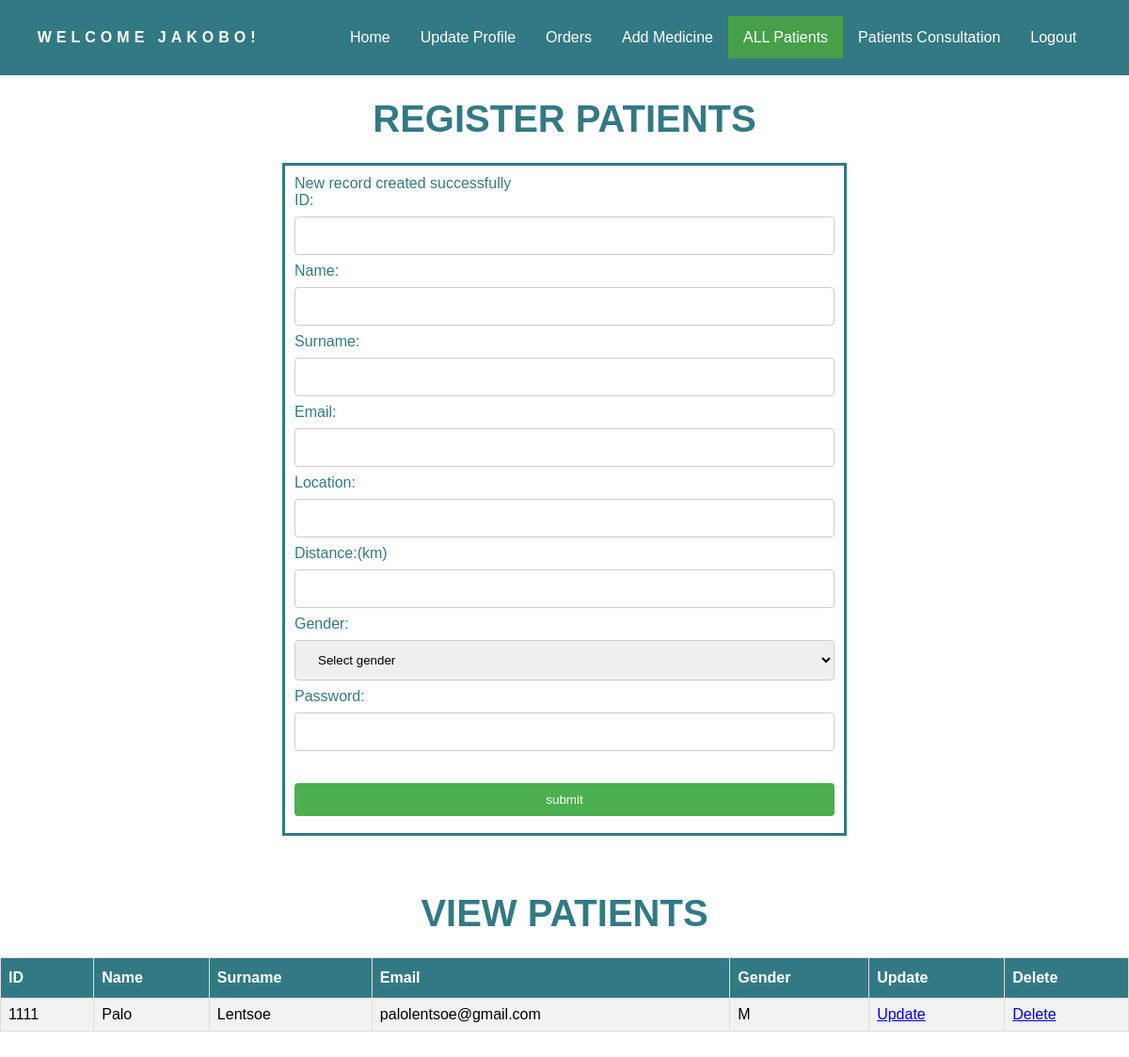
Screenshot of /pharmacist/view_patients.php (signed in) with the database file from the repository.
### tables this page shows
CREATE TABLE `patients` (
  `patient_id` int(11) NOT NULL,
  `name` varchar(30) NOT NULL,
  `surname` varchar(30) NOT NULL,
  `gender` varchar(30) NOT NULL,
  `email` varchar(30) NOT NULL,
  `password` varchar(50) NOT NULL
);

### pharmacist/view_patients.php (the view, shortened to what this page needs)
<!DOCTYPE html>
<html>
  <head>
    <link rel="stylesheet" href="../css/style.css" />
  </head>
  <body>
    <nav>
      <div class="heading">
        <h4>Welcome <?php echo $_SESSION['name']; ?>! </h4>
      </div>
      <ul class="nav-links">
        <li><a href="index.php">Home</a></li>
        <li><a href="update_pharmacist.php">Update Profile</a></li>
        <li><a href="Orders.php">Orders</a></li>
        <li><a href="medicine_reg.php">Add Medicine</a></li>
        <li><a class="active" href="view_patients.php">ALL Patients</a></li>
        <li><a href="medical_history.php">Patients Consultation</a></li>
        <li> <a href="logout.php">Logout</a></li>
      </ul>
    </nav>
    <div class="header">
            <h1>REGISTER PATIENTS</h1>
        </div>
      <div class="first-box">
	<form action="view_patients.php" method="POST">
        	 <?php
		include_once("conn.php");
		$valid = true;
		if(empty($_POST['patient_id'])) {
			$valid = true;
		} else {
			$patient_id = $_POST['patient_id'];
		}
		if(empty($_POST['name'])) {
			$valid = true;
		} else {
			$name = $_POST['name'];
		}
		if(empty($_POST['surname'])) {
			$valid = true;
		} else {
			$surname = $_POST['surname'];
		}
		if(empty($_POST['email'])) {
			$valid = true;
		} else {
			$email = $_POST['email'];
		}
		if(empty($_POST['place'])) {
			$valid = true;
		} else {
			$place = $_POST['place'];
		}
        if(empty($_POST['distance'])) {
            $valid = true;
        } else {
            $distance = $_POST['distance'];
        }
        if(empty($_POST['gender'])) {
            $valid = true;
        } else {
            $gender = $_POST['gender'];
        }
        if(empty($_POST['password'])) {
            $valid = true;
        } else {
        $password = $_POST['password'];
        }
if ($valid) {
    $stmt = $conn->prepare("INSERT INTO patients (patient_id, name, surname, email, gender, password) VALUES (?, ?, ?, ?, ?, ?)");
    $stmt1 = $conn->prepare("INSERT INTO locations (email, place, distance) VALUES (?, ?, ?)");
    if ($stmt !== false && $stmt1 !== false)  {
        $stmt->bind_param('isssss', $patient_id, $name, $surname, $email, $gender, $password);
        $stmt1->bind_param('sss', $email, $place, $distance);
        try {
            $conn->begin_transaction();
            if ($stmt->execute() && $stmt1->execute()) {
                $conn->commit();
                echo "New record created successfully" .$email;
            } else {
                throw new Exception("Error When Registering, Please Try Again");
            }
        } catch (Exception $e) {
            $conn->rollback();
        }
    }
}
?>
        <br>
		<label for="id">ID:</label><br>
		<input type="text" id="id" name="patient_id" required><br>
		<label for="name">Name:</label><br>
		<input type="text" id="name" name="name" required><br>
		<label for="surname">Surname:</label><br>
		<input type="text" id="surname" name="surname" required><br>
		<label for="email">Email:</label><br>
		<input type="email" id="email" name="email" required><br>
        <label for="place">Location:</label><br>
		<input type="text" id="place" name="place" required><br>
        <label for="distance">Distance:(km)</label><br>
		<input type="number" id="distance" name="distance" required><br>
		<label for="gender">Gender:</label><br>
		<select id="gender" name="gender" required>
			<option value="">Select gender</option>
		</select><br>
		<label for="password">Password:</label><br>
		<input type="password" id="password" name="password" required><br><br>
		<input type="submit" value="submit">
	</form>
      </div>
          <div class="header">
            <h1>VIEW PATIENTS</h1>
        </div>
</body>
</html>
<?php
include_once("conn.php");
$sql = "SELECT * FROM patients";
$result = mysqli_query($conn, $sql);
if (mysqli_num_rows($result) > 0) {
    echo "<table id=\"customers\">";
    echo "<tr><th>ID</th><th>Name</th><th>Surname</th><th>Email</th><th>Gender</th><th>Update</th><th>Delete</th></tr>";
    while ($row = mysqli_fetch_assoc($result)) {
        echo "<tr>";
        echo "<td>" . $row['patient_id'] . "</td>";
        echo "<td>" . $row['name'] . "</td>";
        echo "<td>" . $row['surname'] . "</td>";
        echo "<td>" . $row['email'] . "</td>";
		echo "<td>" . $row['gender'] . "</td>";
		echo "<td><a href='update_patient.php?email=" . $row['email'] . "'>Update</a></td>";
        echo "<td><a href='delete_patients.php?email=" . $row['email'] . "' onclick='return confirm(\"Are you sure you want to delete this record?\");'>Delete</a></td>";
		echo "</tr>";
    }
    echo "</table>";
} else {
    echo "No Patients found.";
}
?>
</body>
</html>

### css/style.css (style rules this page uses)
* { padding: 0; margin: 0; box-sizing: border-box; font-family: 'Raleway', sans-serif; }
body { min-height: 100vh; }
nav { display: flex; justify-content: space-around; align-items: center; min-height: 10vh; background-color: #337983; }
.heading { color: white; text-transform: uppercase; letter-spacing: 5px; }
.nav-links { display: flex; justify-content: space-around; }
.nav-links li { list-style: none; }
.nav-links a { color: white; text-decoration: none; padding: 14px 16px; }
.nav-links li a.active { background-color: #45a049; }
.header { margin-top: 2%; width: 100%; text-align: center; margin-bottom: 2%; }
.header h1 { font-size: 40px; text-transform: uppercase; color: #337983; }
.first-box { margin: auto; width: 50%; border: 3px solid #337983; padding: 10px; color: #337983; margin-bottom: 5%; }
label { color: #337983; font-size: medium; }
input[type=text], input[type=password], input[type=number], input[type=email], input[type=date], select { width: 100%; padding: 12px 20px; margin: 8px 0; display: inline-block; border: 1px solid #ccc; border-radius: 4px; box-sizing: border-box; }
input[type=submit] { width: 100%; background-color: #4caf50; color: white; padding: 10px 10px; margin: 8px 0; border: none; border-radius: 4px; cursor: pointer; }
#customers { font-family: Arial, Helvetica, sans-serif; border-collapse: collapse; width: 100%; margin-bottom: 50px; }
#customers td, #customers th { border: 1px solid #ddd; padding: 8px; }
#customers tr:nth-child(even) { background-color: #f2f2f2; }
#customers th { padding-top: 12px; padding-bottom: 12px; text-align: left; background-color: #337983; color: white; }

### rows the page displays
patients: patient_id "1111", name "Palo", surname "Lentsoe", email "palolentsoe@gmail.com", gender "M"

### other values shown
$_SESSION['name'] "JAKOBO"
